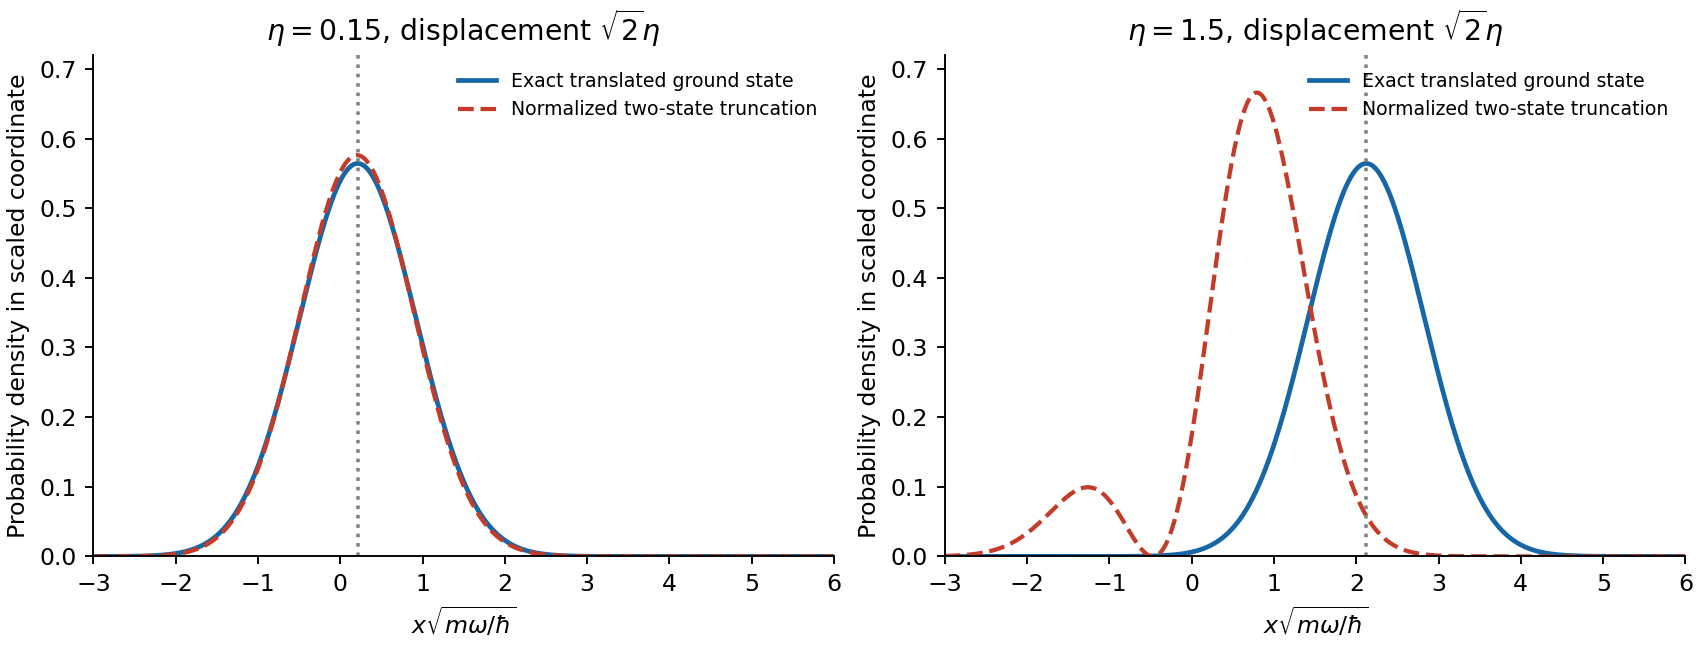

Write the Python code that produced this figure.
"""Original explanatory plot. Python 3.14, numpy, matplotlib.
Run from the destination directory; writes a PNG basename to cwd.
"""
import numpy as np
import matplotlib
matplotlib.use('Agg')
import matplotlib.pyplot as plt
plt.rcParams.update({'figure.facecolor':'white','savefig.facecolor':'white','font.size':10,'axes.spines.top':False,'axes.spines.right':False})
fig,axs=plt.subplots(1,2,figsize=(10,3.8),layout='constrained');x=np.linspace(-4.5,6.5,3000)
for ax,eta in zip(axs,[.15,1.5]):
 exact=np.exp(-(x-np.sqrt(2)*eta)**2)/np.sqrt(np.pi);trunc=np.exp(-x*x)*(1+np.sqrt(2)*eta*x)**2/(np.sqrt(np.pi)*(1+eta*eta))
 ax.plot(x,exact,label='Exact translated ground state',lw=2,color='#1766a5');ax.plot(x,trunc,'--',label='Normalized two-state truncation',lw=1.8,color='#c33c29');ax.axvline(np.sqrt(2)*eta,color='gray',ls=':');ax.set(xlabel=r'$x\sqrt{m\omega/\hbar}$',ylabel='Probability density in scaled coordinate',title=fr'$\eta={eta}$, displacement $\sqrt{{2}}\eta$',xlim=(-3,6),ylim=(0,.72));ax.legend(frameon=False,fontsize=8)
fig.savefig('paper-1-displaced-oscillator.png',dpi=170);plt.close(fig)
